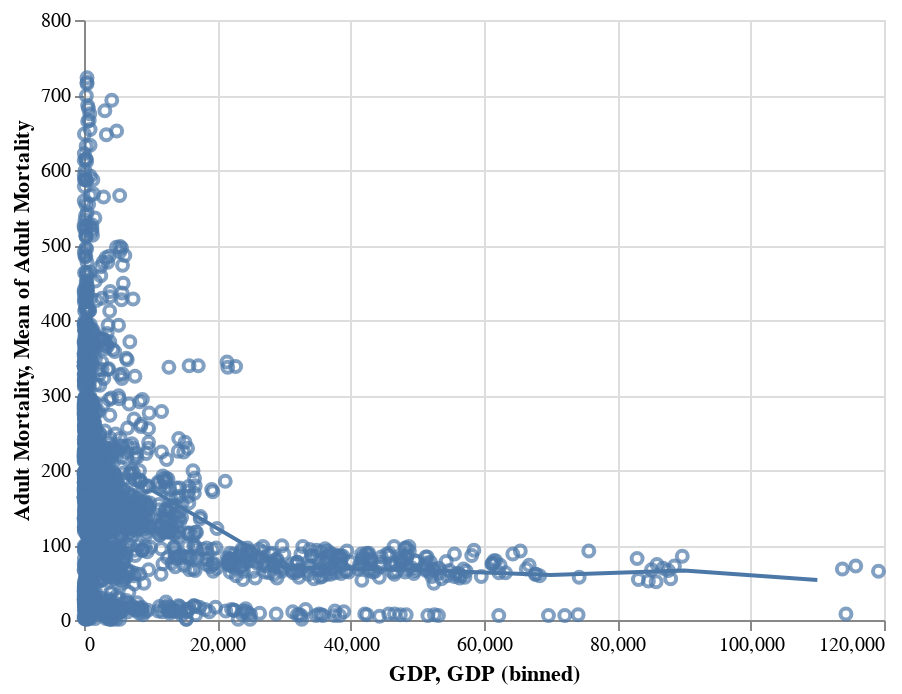

Notebook code cell kept with this figure:
### Code cell
scatterplot = alt.Chart(RQ_df_nomiss_done).mark_point().encode(
    x='GDP',
    y='Adult Mortality'
)

lineplot = alt.Chart(RQ_df_nomiss_done).mark_line().encode(
    x=alt.X('GDP', bin=True),
    y='mean(Adult Mortality)'
)


scatterplot + lineplot

### Figure 1 — Vega-Lite specification as saved in the notebook (floating-point values rounded to 4 significant figures; data arrays with more than 128 entries replaced by an {"elided": "..."} marker saying what was removed)
{"config": {"view": {"continuousWidth": 400, "continuousHeight": 300}}, "layer": [{"mark": "point", "encoding": {"x": {"field": "GDP", "type": "quantitative"}, "y": {"field": "Adult Mortality", "type": "quantitative"}}}, {"mark": "line", "encoding": {"x": {"bin": true, "field": "GDP", "type": "quantitative"}, "y": {"aggregate": "mean", "field": "Adult Mortality", "type": "quantitative"}}}], "data": {"name": "data-c716cf0d8b5740c74988b275e7d83806"}, "$schema": "https://vega.github.io/schema/vega-lite/v4.17.0.json", "datasets": {"data-c716cf0d8b5740c74988b275e7d83806": {"elided": "2485 records"}}}
